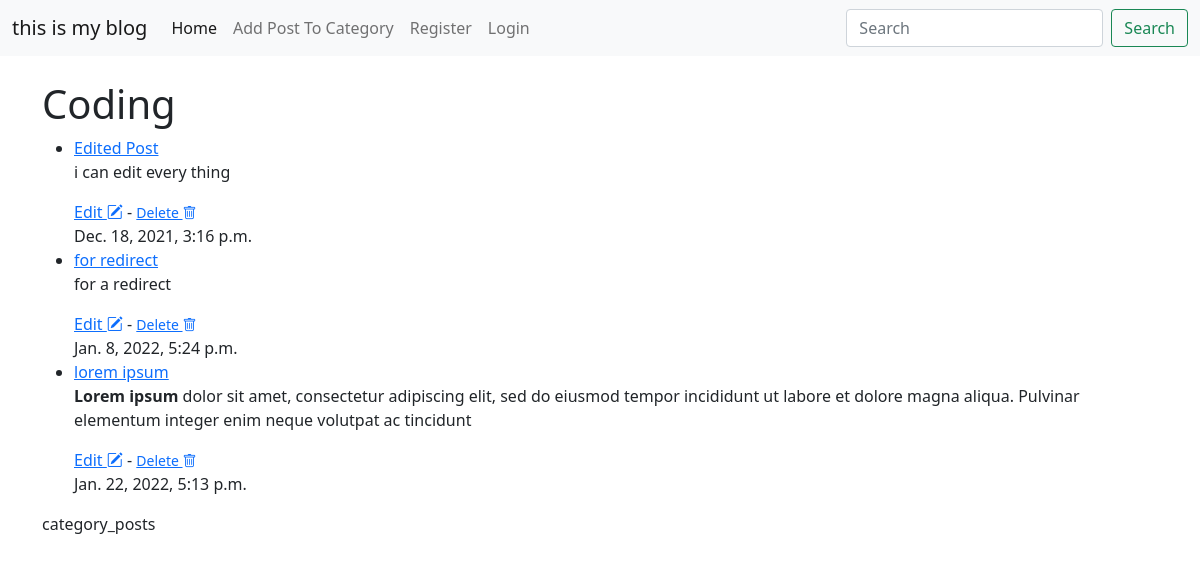
/category/coding/, run on the app's committed database.
### book/models.py (models this page shows, shortened)
class post(models.Model) :
    author =models.ForeignKey(User, on_delete=models.CASCADE,related_name="blog_posts")
    slug =models.SlugField(max_length=250,unique_for_date="publish")
    publish =models.DateTimeField(default=timezone.now)
    title =models.CharField(max_length=250)
    title_tag = models.CharField(max_length=250, default="this is my blog")
    body = RichTextField(blank = True, null = True)
    created =models.DateTimeField(auto_now_add=True)
    upadated =models.DateTimeField(auto_now=True)
    category = models.CharField(max_length=255, default='coding')
    likes = models.ManyToManyField(User, related_name='blog_postd')

### book/views.py (the view)
# urls.py: path('category/<str:cats>/', CategoryView, name='category'),
def CategoryView(request, cats):
    category_posts = post.objects.filter(category = cats.replace('-', ' '))
    return render(request, 'categories.html', {'cats':cats.title().replace('-', ' '), 'category_posts':category_posts})

### book/templates/categories.html
{% extends 'base.html' %} {% block content %}
{% if category_posts %}
    <h1>{{ cats }}</h1>
    <ul>
    {% for post in category_posts %}
    <li>
        <a href="{% url 'article-ditail' post.pk %}">{{ post.title }}</a>
        <p>{{ post.body|slice:":200"|safe }}</p
        <small
        ><a href="{% url 'update_post' post.pk %}"
            >Edit <i class="bi bi-pencil-square"></i></a
        ></small>
        -
        <small style="color: red; text-decoretion: none"
        ><a href="{% url 'delete_post' post.pk %}"
            >Delete <i class="bi bi-trash"></i></a
        ></small>
        <br />
        {{ post.publish}}
    </li>
    {% endfor %}
    </ul>
{% else %}
    Sorry This category is not Found
{% endif %}
category_posts {% endblock %}

### data on the page
post: title "Edited Post", body "i can edit every thing", publish "Dec. 18, 2021, 3:16 p.m."
post: title "for redirect", body "for a redirect", publish "Jan. 8, 2022, 5:24 p.m."
post: title "lorem ipsum", body "Lorem ipsum dolor sit amet, consectetur adipiscing elit, sed do eiusmod tempor incididunt ut labore et dolore magna aliqua. Pulvinar elementum integer enim neque volutpat ac tincidunt", publish "Jan. 22, 2022, 5:13 p.m."

### other printed values
{{ cats }} "Coding"
